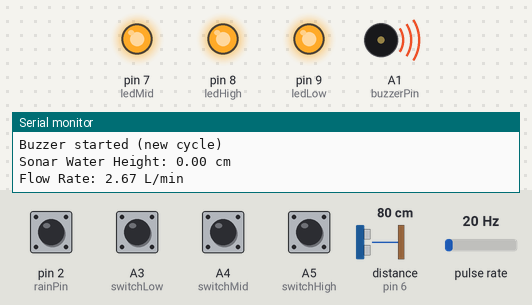
Bench run of a sketch on a simulated Arduino Uno, built with avr-gcc and run on an emulated ATmega328P. Shown: output pins drawn as LEDs (lit = HIGH), buzzer (waves = sounding, pin HIGH), the last lines printed to the serial monitor. Wiring (inferred from the names in the program): pulse sensor: data pin 3. Inputs (shaded band) come from the test bench; at power-on: A3 (switchLow), A4 (switchMid), A5 (switchHigh), pin 2 (rainPin) HIGH, distance to the obstacle (sensor on pin 6) 80 cm, pulse rate 20 Hz. The echo pulse lasts 58.3 µs per cm; WiFi joins after 1.5 s; servers stay silent unless stated; uploads are accepted with an empty reply.

Above: at 2.7 s.
2.8 s: A3 (switchLow) pulled LOW for 1 s
At 4.7 s:
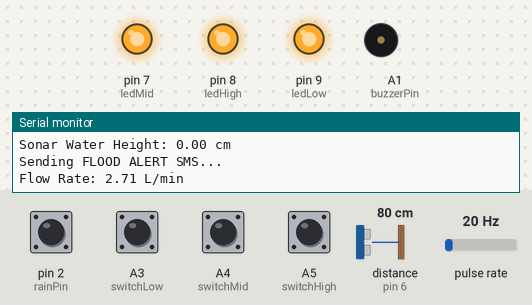
5.3 s: A4 (switchMid) pulled LOW for 0.15 s
At 5.53 s:
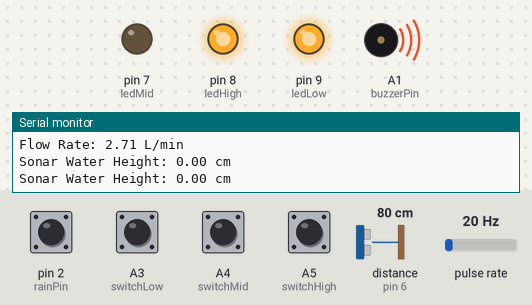
7.2 s: A5 (switchHigh) pulled LOW for 1 s
At 8.24 s:
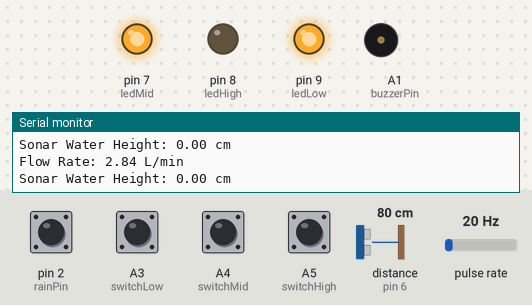
9.9 s: A4 (switchMid) pulled LOW for 1 s
At 10.45 s:
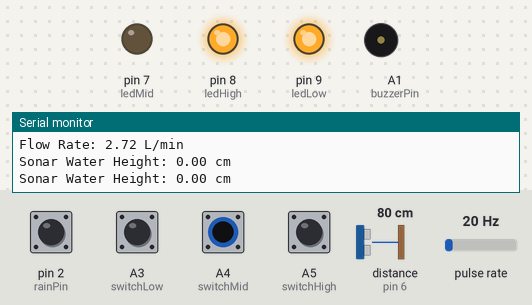
15.4 s: A3 (switchLow) driven LOW and A4 (switchMid) driven LOW
At 15.7 s:
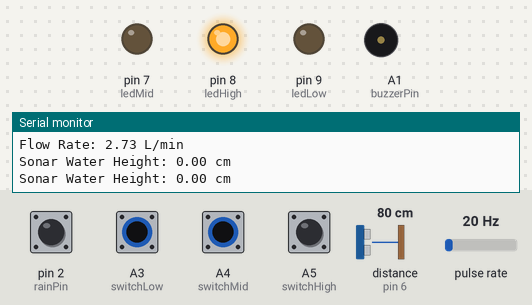
Timing chart, 0 to 17.9 s (numbered marks = the images above; inputs shaded):
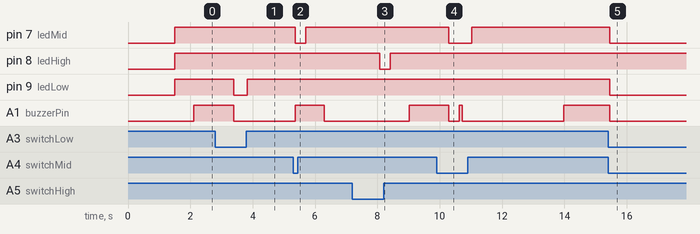

The sketch:

FloodMonitoring.ino
```cpp
// --- ARDUINO SKETCH WITH SERIAL MONITOR LOGS (Optimized Sonar) ---

#include <SPI.h>
#include <Ethernet2.h>
#include <ArduinoHttpClient.h>
#include <NewPing.h>

// --- RAIN GAUGE VARIABLES ---
volatile int rainCount = 0;
float mmPerTip = 0.2794;
const int rainPin = 2;

unsigned long lastRainSendTime = 0;
const unsigned long rainSendInterval = 2000;

float currentRainfall = 0;
unsigned long lastRainUpdate = 0;
unsigned long lastDecayTime = 0;
const unsigned long rainfallDecayInterval = 9000;
const float decayPerInterval = 0.2;

const float MAX_WATER_HEIGHT_CM = 63.0; // adjust based on your physical setup

// --- ETHERNET + HTTP ---
byte mac[] = { 0xDE, 0xAD, 0xBE, 0xEF, 0xFE, 0xED };
IPAddress serverIP(192, 168, 254, 137);
int serverPort = 3000;

EthernetClient ethernetClient;
HttpClient client(ethernetClient, serverIP, serverPort);
bool ethernetConnected = false;

// --- PIN ASSIGNMENTS ---
const int switchLow  = A3;
const int switchMid  = A4;
const int switchHigh = A5;
const int ledLow     = 9;
const int ledMid     = 7;
const int ledHigh    = 8;
const int buzzerPin  = A1;
bool isBuzzerOn = false;

// --- STATE TRACKERS ---
bool hasSentAllAlert = false;

// --- FLOW SENSOR ---
const int flowSensorPin = 3;
volatile int pulseCount = 0;
float flowRate;
unsigned long oldTime = 0;

// --- TIMING VARIABLES ---
unsigned long lastSMSTime = 0;
unsigned long lastDistanceUpdateTime = 0;
unsigned long lastLoopTime = 0;

const unsigned long smsCooldown = 2UL * 60UL * 1000UL; // 5 minutes
const unsigned long distanceUpdateInterval = 500;      // 0.2 sec (fast sonar updates)
const unsigned long loopInterval = 100UL;

unsigned long lastLowSMSTime = 0;
unsigned long lastMidSMSTime = 0;
const unsigned long lowMidCooldown = 12UL * 60UL * 60UL * 1000UL;

// --- Buzzer Timing ---
bool buzzerActive = false;
unsigned long buzzerStartTime = 0;
unsigned long buzzerCooldownStart = 0;
const unsigned long buzzerDuration = 1UL * 60UL * 1000UL;  // 2 minutes
const unsigned long buzzerCooldown = 5UL * 60UL * 1000UL; // 10 minutes
// --- Non-blocking buzzer pattern state ---
// For single beep
unsigned long lastBeepTimeOnce = 0;
int beepStepOnce = 0;

// For double beep
unsigned long lastBeepTimePattern = 0;
int beepStepPattern = 0;


// --- SONAR SETUP ---
#define TRIGGER_PIN 5
#define ECHO_PIN 6
#define MAX_DISTANCE 500
NewPing sonar(TRIGGER_PIN, ECHO_PIN, MAX_DISTANCE);

void setup() {
  Serial.begin(9600);

  pinMode(flowSensorPin, INPUT_PULLUP);
  attachInterrupt(digitalPinToInterrupt(flowSensorPin), countPulse, FALLING);

  pinMode(rainPin, INPUT_PULLUP);
  attachInterrupt(digitalPinToInterrupt(rainPin), countRain, FALLING);

  if (Ethernet.begin(mac) == 0) {
    Serial.println("Failed to configure Ethernet using DHCP");
    ethernetConnected = false;
  } else {
    Serial.print("IP Address: ");
    Serial.println(Ethernet.localIP());
    ethernetConnected = true;
  }

  pinMode(switchLow, INPUT_PULLUP);
  pinMode(switchMid, INPUT_PULLUP);
  pinMode(switchHigh, INPUT_PULLUP);

  pinMode(ledLow, OUTPUT);
  pinMode(ledMid, OUTPUT);
  pinMode(ledHigh, OUTPUT);
  pinMode(buzzerPin, OUTPUT);

  Serial.println("System Initialized");
}

void loop() {
  unsigned long currentMillis = millis();

  if (currentMillis - lastLoopTime >= loopInterval) {
    lastLoopTime = currentMillis;

    bool isLow = digitalRead(switchLow) == HIGH;
    bool isMid = digitalRead(switchMid) == HIGH;
    bool isHigh = digitalRead(switchHigh) == HIGH;

    digitalWrite(ledLow, isLow ? HIGH : LOW);
    digitalWrite(ledMid, isMid ? HIGH : LOW);
    digitalWrite(ledHigh, isHigh ? HIGH : LOW);

    // --- ALERT LOGIC ---
    if (isLow && isMid && isHigh) {
      if (!hasSentAllAlert || (currentMillis - lastSMSTime >= smsCooldown)) {
        if (ethernetConnected) {
          Serial.println("Sending FLOOD ALERT SMS...");
          sendSMSRequest("🚨 FLOOD ALERT: All float switches are triggered!");
          sendFloodTrigger();
        }

        lastSMSTime = currentMillis;
        hasSentAllAlert = true;
      }
      handleBuzzer(beepLong, isLow && isMid && isHigh);

    } else {
      digitalWrite(buzzerPin, LOW);
      isBuzzerOn = false;
      if (!(isLow && isMid && isHigh)) hasSentAllAlert = false;

      if (isLow && isHigh && !isMid && (currentMillis - lastMidSMSTime >= smsCooldown)) {
        if (ethernetConnected) {
          Serial.println("Sending MID SMS...");
          sendMidSMSRequest("⚠️ MID switch triggered: Moderate water level detected.");
          lastMidSMSTime = currentMillis;
        }
      }

      if (isLow && isHigh && !isMid) {
        handleBuzzer(beepPattern, isLow && isHigh && !isMid);
      }
      if (isLow && !isMid && !isHigh) {
        handleBuzzer(beeponce, isLow && !isMid && !isHigh);
      }

      if (isLow && !isMid && !isHigh && (currentMillis - lastLowSMSTime >= smsCooldown)) {
        if (ethernetConnected) {
          Serial.println("Sending LOW SMS...");
          sendLowSMSRequest("⚠️ LOW switch triggered: Possible water rising.");
          lastLowSMSTime = currentMillis;
        }
      }
    }

    // --- SONAR WATER LEVEL (FAST UPDATES) ---
    if (currentMillis - lastDistanceUpdateTime >= distanceUpdateInterval) {
      float waterHeight = readSonar();
      if (waterHeight != -1) {
        Serial.print("Sonar Water Height: ");
        Serial.print(waterHeight);
        Serial.println(" cm");
      } else {
        Serial.println("Sonar: No valid reading");
      }

      if (!isnan(waterHeight) && ethernetConnected) sendDistance(waterHeight);
      lastDistanceUpdateTime = currentMillis;
    }

    // --- RAINFALL ---
    static unsigned long lastRainProcessTime = 0;
    if (millis() - lastRainProcessTime >= 1000) {
      lastRainProcessTime = millis();
      noInterrupts(); int countCopy = rainCount; rainCount = 0; interrupts();
      if (countCopy > 0) {
        currentRainfall += countCopy * mmPerTip;
        lastRainUpdate = millis();
        Serial.print("Rainfall: ");
        Serial.print(currentRainfall, 2);
        Serial.print(" mm | Intensity: ");
        Serial.println(classifyRainfall(currentRainfall));
      }
    }

    if (currentMillis - lastRainUpdate >= rainfallDecayInterval &&
        currentMillis - lastDecayTime >= rainfallDecayInterval &&
        currentRainfall > 0) {
      currentRainfall = max(0.0, currentRainfall - decayPerInterval);
      lastDecayTime = currentMillis;
    }

    if (ethernetConnected && (currentMillis - lastRainSendTime >= rainSendInterval)) {
      if (!isnan(currentRainfall)) sendRainfall(currentRainfall);
      lastRainSendTime = currentMillis;
    }

    // --- FLOW SENSOR ---
    if (millis() - oldTime > 1000) {
      detachInterrupt(digitalPinToInterrupt(flowSensorPin));
      flowRate = ((1000.0 / (millis() - oldTime)) * pulseCount) / 7.5;
      if (pulseCount > 0) {
        Serial.print("Flow Rate: ");
        Serial.print(flowRate, 2);
        Serial.println(" L/min");
      }
      if (!isnan(flowRate) && pulseCount > 0 && ethernetConnected) sendFlowRate(flowRate);
      pulseCount = 0; oldTime = millis();
      attachInterrupt(digitalPinToInterrupt(flowSensorPin), countPulse, FALLING);
    }
  }
}

void countRain() { rainCount++; }
void countPulse() { pulseCount++; }

String escapeJSONString(String input) {
  input.replace("\\", "\\\\");
  input.replace("\"", "\\\"");
  return input;
}

float readSonar() {
  static float lastValidHeight = 0;  // stores last good value

  delay(30);
  unsigned int uS = sonar.ping();
  float distance = uS / US_ROUNDTRIP_CM;

  if (distance == 0 || distance > MAX_WATER_HEIGHT_CM) {
    return lastValidHeight; // keep old value if invalid
  }

  float waterHeight = MAX_WATER_HEIGHT_CM - distance;
  lastValidHeight = waterHeight;
  return waterHeight;
}


// --- Buzzer Alerts ---
void beeponce() {
  unsigned long now = millis();

  switch (beepStepOnce) {
    case 0:
      digitalWrite(buzzerPin, HIGH);
      lastBeepTimeOnce = now;
      beepStepOnce = 1;
      break;
    case 1:
      if (now - lastBeepTimeOnce >= 100) {
        digitalWrite(buzzerPin, LOW);
        lastBeepTimeOnce = now;
        beepStepOnce = 2;
      }
      break;
    case 2:
      if (now - lastBeepTimeOnce >= 2850) {
        beepStepOnce = 0;
      }
      break;
  }
}

// --- Non-blocking double beep every ~2s ---
void beepPattern() {
  unsigned long now = millis();

  switch (beepStepPattern) {
    case 0: // first beep ON
      digitalWrite(buzzerPin, HIGH);
      lastBeepTimePattern = now;
      beepStepPattern = 1;
      break;

    case 1: // first beep OFF
      if (now - lastBeepTimePattern >= 100) { // 100ms ON
        digitalWrite(buzzerPin, LOW);
        lastBeepTimePattern = now;
        beepStepPattern = 2;
      }
      break;

    case 2: // short gap before 2nd beep
      if (now - lastBeepTimePattern >= 100) { // 100ms gap
        digitalWrite(buzzerPin, HIGH);
        lastBeepTimePattern = now;
        beepStepPattern = 3;
      }
      break;

    case 3: // second beep OFF
      if (now - lastBeepTimePattern >= 100) { // 100ms ON
        digitalWrite(buzzerPin, LOW);
        lastBeepTimePattern = now;
        beepStepPattern = 4;
      }
      break;

    case 4: // long gap before repeating
      if (now - lastBeepTimePattern >= 1850) { // ~1.85s gap
        beepStepPattern = 0; // restart cycle
      }
      break;
  }
}


// --- Long Beep Pattern (3s ON, 1s OFF) ---
void beepLong() {
  unsigned long now = millis();
  static unsigned long lastToggle = 0;
  static bool isOn = false;

  if (isOn && (now - lastToggle >= 3000)) {  // 3s ON → turn OFF
    digitalWrite(buzzerPin, LOW);
    isOn = false;
    lastToggle = now;
  }
  else if (!isOn && (now - lastToggle >= 1000)) {  // 1s OFF → turn ON
    digitalWrite(buzzerPin, HIGH);
    isOn = true;
    lastToggle = now;
  }
}


// --- Buzzer Timing Controller with Reset ---
void handleBuzzer(void (*pattern)(), bool active) {
  unsigned long now = millis();

  // If switch goes LOW → reset everything (including cooldown)
  if (!active) {
    if (buzzerActive) {
      Serial.println("Buzzer stopped (float inactive, reset cooldown)");
    }
    buzzerActive = false;
    digitalWrite(buzzerPin, LOW);
    buzzerStartTime = 0;
    buzzerCooldownStart = 0; // ✅ reset cooldown
    return;
  }

  // If switch HIGH and buzzer not active → start new cycle immediately
  if (!buzzerActive) {
    buzzerActive = true;
    buzzerStartTime = now;
    Serial.println("Buzzer started (new cycle)");
  }

  // If active and within duration → run beep pattern
  if (buzzerActive && (now - buzzerStartTime <= buzzerDuration)) {
    pattern();
  }

  // If duration expired → stop and start cooldown
  else if (buzzerActive && (now - buzzerStartTime > buzzerDuration)) {
    buzzerActive = false;
    buzzerCooldownStart = now;
    digitalWrite(buzzerPin, LOW);
    Serial.println("Buzzer stopped (cooldown started)");
  }
}


// --- Rainfall Classification ---
String classifyRainfall(float value) {
  if (value == 0) return "None";
  else if (value < 2.5) return "Light";
  else if (value < 7.6) return "Moderate";
  else return "Heavy";
}

// --- HTTP SEND FUNCTIONS ---
void sendDistance(float height) {
  String path = "/update-water-level";
  String body = "{\"water_height_cm\": " + String(height, 2) + "}";

  client.beginRequest();
  client.post(path);
  client.sendHeader("Host", "192.168.254.137");
  client.sendHeader("Content-Type", "application/json");
  client.sendHeader("Content-Length", body.length());
  client.beginBody();
  client.print(body);
  client.endRequest();
  client.stop();
  delay(100);

}

void sendFlowRate(float flowRate) {
  String path = "/update-flow";
  String body = "{\"flow_lpm\": " + String(flowRate, 2) + "}";
  client.beginRequest(); client.post(path);
  client.sendHeader("Host", "192.168.254.137");
  client.sendHeader("Content-Type", "application/json");
  client.sendHeader("Content-Length", body.length());
  client.beginBody(); client.print(body); client.endRequest();
  client.stop();
  delay(100);

}

void sendRainfall(float rainfall) {
  String intensity = classifyRainfall(rainfall);
  String path = "/update-rain";
  String body = "{\"rain_mm\": " + String(rainfall, 2) + ", \"intensity\": \"" + intensity + "\"}";
  client.beginRequest(); client.post(path);
  client.sendHeader("Host", "192.168.254.137");
  client.sendHeader("Content-Type", "application/json");
  client.sendHeader("Content-Length", body.length());
  client.beginBody(); client.print(body); client.endRequest();
  client.stop();
  delay(100);

}

void sendFloodTrigger() {
  String path = "/report-flood";
  String body = "{\"location\": \"Brgy. Siha\", \"recipient\": \"Barangay Office\"}";
  client.beginRequest(); client.post(path);
  client.sendHeader("Host", "192.168.254.137");
  client.sendHeader("Content-Type", "application/json");
  client.sendHeader("Content-Length", body.length());
  client.beginBody(); client.print(body); client.endRequest();
  client.stop();
  delay(100);

}

void sendSMSRequest(String alertMessage) {
  String path = "/send-sms";
  String body = "{\"alert\": \"" + escapeJSONString(alertMessage) + "\"}";
  client.beginRequest(); client.post(path);
  client.sendHeader("Host", "192.168.254.137");
  client.sendHeader("Content-Type", "application/json");
  client.sendHeader("Content-Length", body.length());
  client.beginBody(); client.print(body); client.endRequest();
  client.stop();
  delay(100);

}

void sendLowSMSRequest(String alertMessage) {
  String path = "/report-low";
  String body = "{\"alert\": \"" + escapeJSONString(alertMessage) + "\"}";
  client.beginRequest(); client.post(path);
  client.sendHeader("Host", "192.168.254.137");
  client.sendHeader("Content-Type", "application/json");
  client.sendHeader("Content-Length", body.length());
  client.beginBody(); client.print(body); client.endRequest();
  client.stop();
  delay(100);

}

void sendMidSMSRequest(String alertMessage) {
  String path = "/report-mid";
  String body = "{\"alert\": \"" + escapeJSONString(alertMessage) + "\"}";
  client.beginRequest(); client.post(path);
  client.sendHeader("Host", "192.168.254.137");
  client.sendHeader("Content-Type", "application/json");
  client.sendHeader("Content-Length", body.length());
  client.beginBody(); client.print(body); client.endRequest();
  client.stop();
  delay(100);

}
```

Measured:
- after the input at 2.8 s, pin 9 (ledLow): HIGH → LOW after 0.59 s, → HIGH 0.44 s later; A1 (buzzerPin): HIGH → LOW after 0.59 s
- after the input at 5.3 s, pin 7 (ledMid): HIGH → LOW after 0.06 s, → HIGH 0.34 s later; A1 (buzzerPin): LOW → HIGH after 0.06 s instead of 1.1 s
- after the input at 7.2 s, pin 8 (ledHigh): HIGH → LOW after 0.88 s, → HIGH 0.34 s later; A1 (buzzerPin): LOW → HIGH after 1.8 s instead of 0.88 s
- after the input at 9.9 s, pin 7 (ledMid): HIGH → LOW after 0.39 s, → HIGH 0.74 s later
- after the input at 15.4 s, pin 7 (ledMid), pin 9 (ledLow): HIGH → LOW after 0.05 s; A1 (buzzerPin): HIGH → LOW after 0.05 s instead of 1.9 s
